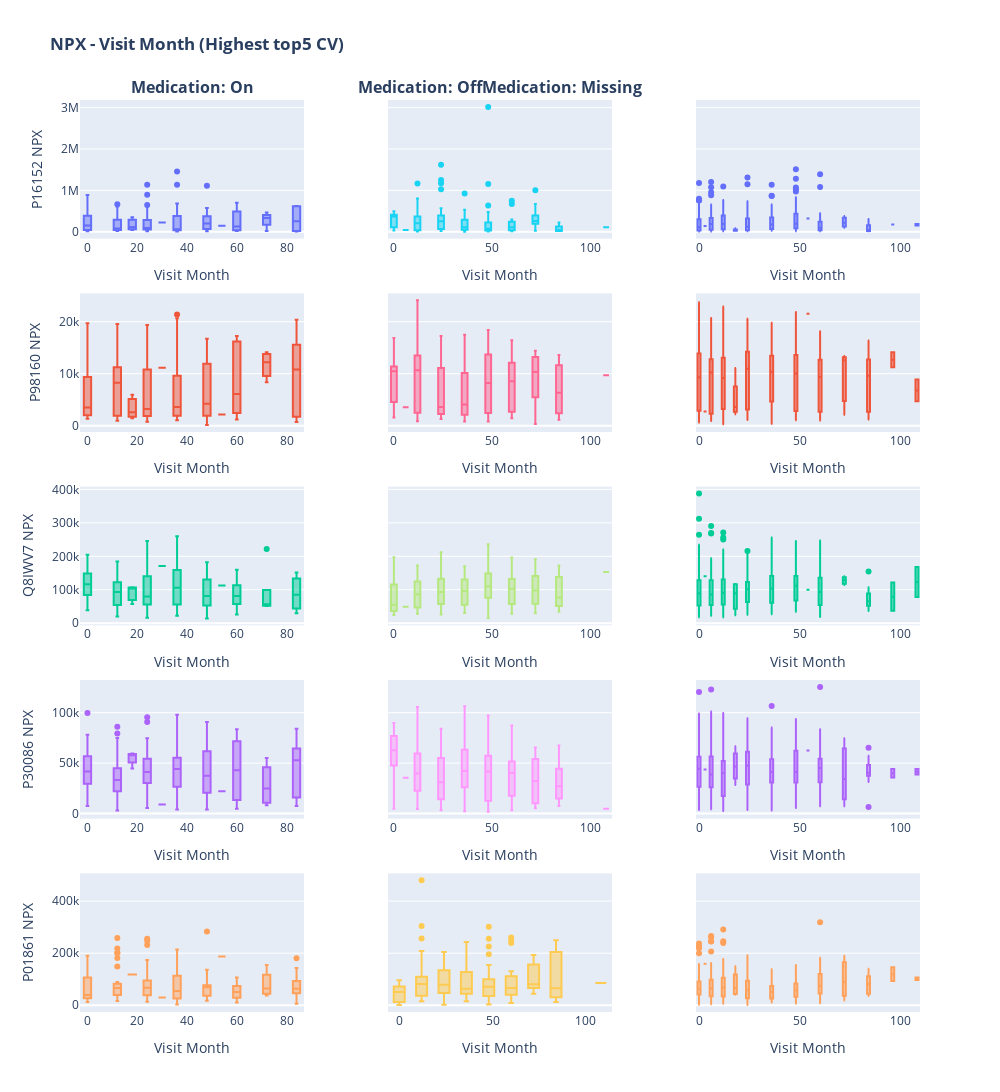

Source (notebook cell):
### Code cell
protein_cv_top5 = NPX_cv_mean[:5]['UniProt'].reset_index(drop=True)
tmp_df = protein_medication_df[['visit_month',
                                'patient_id',
                                'UniProt',
                                'NPX',
                                'upd23b_clinical_state_on_medication']]
top5_protein_df = tmp_df.query('UniProt in @protein_cv_top5')
fig = make_subplots(
    rows=5,
    cols=3,
    horizontal_spacing=0.10,
    vertical_spacing=0.06,
    column_titles=[
        '<b>Medication: On',
        '<b>Medication: Off'
        '<b>Medication: Missing'],
    shared_yaxes=True)
for i, medication in enumerate([['On'], ['Off'], ['Missing']]):
    top5_protein_df_ = top5_protein_df.query(
        'upd23b_clinical_state_on_medication in @medication')
    for j, protein in enumerate(protein_cv_top5):
        protein_df = top5_protein_df_.query(f'UniProt=="{protein}"')
        fig.add_trace(go.Box(x=protein_df['visit_month'], y=protein_df['NPX']),
                      row=j+1, col=i+1)

        fig.update_xaxes(title_text='Visit Month', row=j+1, col=i+1)
        fig.update_yaxes(title_text=f'{protein} NPX', row=j+1, col=1)

fig.update_layout(width=1000, height=2000,
                  title_text='<b>NPX - Visit Month (Highest top5 CV)',
                  showlegend=False)
fig.show()

### Figure 1 — Plotly figure (JSON) as saved in the notebook; plotly's stock layout.template omitted (floating-point values rounded to 4 significant figures; data arrays with more than 128 entries replaced by an {"elided": "..."} marker saying what was removed)
{"data": [{"type": "box", "x": {"elided": "167 int values"}, "xaxis": "x", "y": {"elided": "167 float values"}, "yaxis": "y"}, {"type": "box", "x": {"elided": "206 int values"}, "xaxis": "x4", "y": {"elided": "206 float values"}, "yaxis": "y4"}, {"type": "box", "x": {"elided": "222 int values"}, "xaxis": "x7", "y": {"elided": "222 float values"}, "yaxis": "y7"}, {"type": "box", "x": {"elided": "199 int values"}, "xaxis": "x10", "y": {"elided": "199 float values"}, "yaxis": "y10"}, {"type": "box", "x": {"elided": "168 int values"}, "xaxis": "x13", "y": {"elided": "168 float values"}, "yaxis": "y13"}, {"type": "box", "x": {"elided": "157 int values"}, "xaxis": "x2", "y": {"elided": "157 float values"}, "yaxis": "y2"}, {"type": "box", "x": {"elided": "203 int values"}, "xaxis": "x5", "y": {"elided": "203 float values"}, "yaxis": "y5"}, {"type": "box", "x": {"elided": "222 int values"}, "xaxis": "x8", "y": {"elided": "222 float values"}, "yaxis": "y8"}, {"type": "box", "x": {"elided": "201 int values"}, "xaxis": "x11", "y": {"elided": "201 float values"}, "yaxis": "y11"}, {"type": "box", "x": {"elided": "176 int values"}, "xaxis": "x14", "y": {"elided": "176 float values"}, "yaxis": "y14"}, {"type": "box", "x": {"elided": "493 int values"}, "xaxis": "x3", "y": {"elided": "493 float values"}, "yaxis": "y3"}, {"type": "box", "x": {"elided": "572 int values"}, "xaxis": "x6", "y": {"elided": "572 float values"}, "yaxis": "y6"}, {"type": "box", "x": {"elided": "612 int values"}, "xaxis": "x9", "y": {"elided": "612 float values"}, "yaxis": "y9"}, {"type": "box", "x": {"elided": "537 int values"}, "xaxis": "x12", "y": {"elided": "537 float values"}, "yaxis": "y12"}, {"type": "box", "x": {"elided": "453 int values"}, "xaxis": "x15", "y": {"elided": "453 float values"}, "yaxis": "y15"}], "layout": {"annotations": [{"font": {"size": 16}, "showarrow": false, "text": "<b>Medication: On", "x": 0.1333, "xanchor": "center", "xref": "paper", "y": 1, "yanchor": "bottom", "yref": "paper"}, {"font": {"size": 16}, "showarrow": false, "text": "<b>Medication: Off<b>Medication: Missing", "x": 0.5, "xanchor": "center", "xref": "paper", "y": 1, "yanchor": "bottom", "yref": "paper"}], "height": 2000, "showlegend": false, "title": {"text": "<b>NPX - Visit Month (Highest top5 CV)"}, "width": 1000, "xaxis": {"anchor": "y", "domain": [0, 0.2667], "title": {"text": "Visit Month"}}, "xaxis10": {"anchor": "y10", "domain": [0, 0.2667], "title": {"text": "Visit Month"}}, "xaxis11": {"anchor": "y11", "domain": [0.3667, 0.6333], "title": {"text": "Visit Month"}}, "xaxis12": {"anchor": "y12", "domain": [0.7333, 1], "title": {"text": "Visit Month"}}, "xaxis13": {"anchor": "y13", "domain": [0, 0.2667], "title": {"text": "Visit Month"}}, "xaxis14": {"anchor": "y14", "domain": [0.3667, 0.6333], "title": {"text": "Visit Month"}}, "xaxis15": {"anchor": "y15", "domain": [0.7333, 1], "title": {"text": "Visit Month"}}, "xaxis2": {"anchor": "y2", "domain": [0.3667, 0.6333], "title": {"text": "Visit Month"}}, "xaxis3": {"anchor": "y3", "domain": [0.7333, 1], "title": {"text": "Visit Month"}}, "xaxis4": {"anchor": "y4", "domain": [0, 0.2667], "title": {"text": "Visit Month"}}, "xaxis5": {"anchor": "y5", "domain": [0.3667, 0.6333], "title": {"text": "Visit Month"}}, "xaxis6": {"anchor": "y6", "domain": [0.7333, 1], "title": {"text": "Visit Month"}}, "xaxis7": {"anchor": "y7", "domain": [0, 0.2667], "title": {"text": "Visit Month"}}, "xaxis8": {"anchor": "y8", "domain": [0.3667, 0.6333], "title": {"text": "Visit Month"}}, "xaxis9": {"anchor": "y9", "domain": [0.7333, 1], "title": {"text": "Visit Month"}}, "yaxis": {"anchor": "x", "domain": [0.848, 1], "title": {"text": "P16152 NPX"}}, "yaxis10": {"anchor": "x10", "domain": [0.212, 0.364], "title": {"text": "P30086 NPX"}}, "yaxis11": {"anchor": "x11", "domain": [0.212, 0.364], "matches": "y10", "showticklabels": false}, "yaxis12": {"anchor": "x12", "domain": [0.212, 0.364], "matches": "y10", "showticklabels": false}, "yaxis13": {"anchor": "x13", "domain": [0, 0.152], "title": {"text": "P01861 NPX"}}, "yaxis14": {"anchor": "x14", "domain": [0, 0.152], "matches": "y13", "showticklabels": false}, "yaxis15": {"anchor": "x15", "domain": [0, 0.152], "matches": "y13", "showticklabels": false}, "yaxis2": {"anchor": "x2", "domain": [0.848, 1], "matches": "y", "showticklabels": false}, "yaxis3": {"anchor": "x3", "domain": [0.848, 1], "matches": "y", "showticklabels": false}, "yaxis4": {"anchor": "x4", "domain": [0.636, 0.788], "title": {"text": "P98160 NPX"}}, "yaxis5": {"anchor": "x5", "domain": [0.636, 0.788], "matches": "y4", "showticklabels": false}, "yaxis6": {"anchor": "x6", "domain": [0.636, 0.788], "matches": "y4", "showticklabels": false}, "yaxis7": {"anchor": "x7", "domain": [0.424, 0.576], "title": {"text": "Q8IWV7 NPX"}}, "yaxis8": {"anchor": "x8", "domain": [0.424, 0.576], "matches": "y7", "showticklabels": false}, "yaxis9": {"anchor": "x9", "domain": [0.424, 0.576], "matches": "y7", "showticklabels": false}}}
